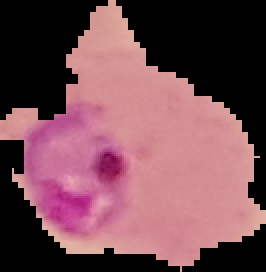
#> input picture Miniproyecto 2/Train/P4.png, 133 x 136 px (shown 2 times larger); its folder holds only this picture in this run
$ python main_201730655_201713127.py
#> lines starting #> are read from the running program, lines starting #| are printed output that depends on the picture
import os
import glob
import requests
import cv2
import numpy as np
import skimage.io as io
import matplotlib.pyplot as plt
from skimage.color import rgb2gray
import scipy as sp
from skimage.color import rgb2gray
from skimage.filters import threshold_otsu
from skimage.filters.rank import percentile
from scipy.io import loadmat
from sklearn.metrics import jaccard_score as jaccard
from sklearn.metrics import mean_squared_error
import nibabel as nib


# [15 lines of commented-out code are left out]
one = np.ones((5,5))
tf = 1/25 * one
hf = [[-1, -2, -1], [0, 0, 0], [1, 2, 1]]
vf = [[1, 0, -1], [2, 0, -2], [1, 0, -1]]

def MyCorrelation_201730655_201713127(image, kernel, boundary_condition):
    correlated_image = np.zeros(image.shape[0]+(2*((kernel.shape[0]+1)/2)),image.shape[1]+(2*((kernel.shape[1]+1)/2)))

# ahora a hacer el correlate2d artesanal
# def MyCorrelation_201730655_201713127(image, kernel):

#     # se va a separar la función con las condiciones de frontera de la parte algorítmica únicamente de la correlación
#     def algor_corr(imag, kerne):
#     # size = imag.shape # x -> 1, y -> 0
#         size = [len(imag), len(imag[0])]


#     # nueva imagen con todos los valores en 1
#         new_img = np.ones((size[1], size[0]))

#     # coordenada para las filas
#         j = 0
#         while j < (size[1] - (len(kerne) - 1)):
#             for i in range((size[0] - (len(kerne)-1))):
#                 suma = 0
#                 for k in range(len(kerne)):
#                     for l in range(len(kerne)):
#                     # se iguala el valor del pixel de la imagen nueva a la multiplicación de los pixeles en esas coordenadas
#                     # de la imagen base y el kernel para todos los puntos del kernel
#                         suma += imag[i+k][j+l] * kerne[k][l]
#                 new_img[i+len(kerne)//2][j+len(kerne)//2] = suma
#             j+=1

#         return new_img

#     im_final = []


#     # se pasa la imagen a formato de lista (este paso se realizará en todos los casos de fronteras)
#     a = image.tolist()

#     size_m = len(a)
#     ker = kernel
#     len_ker_1 = len(ker)-1

#     # los siguientes ciclos añadirán 2 ceros en todas las direcciones de los bordes de la matriz
#     for i in range(len_ker_1):
#         a.append(np.zeros((size_m,), dtype='int').tolist())
#         a.insert(0, np.zeros((size_m,), dtype='int').tolist())

#     nsize = len(a)

#     for i in range(nsize):
#         for j in range(len_ker_1):
#             a[i].append(0)
#             a[i].insert(0,0)

#     # se iguala la imagen nueva y se ajusta el tamaño
#     im_final = algor_corr(a, kernel)[1:-1, 1:-1]
#     return im_final


# def MyCorrelation_201730655_201713127(image, kernel, boundary_condition):

#     # se va a separar la función con las condiciones de frontera de la parte algorítmica únicamente de la correlación
#     def algor_corr(imag, kerne):
#     # size = imag.shape # x -> 1, y -> 0
#         size = [len(imag), len(imag[0])]
#     # nueva imagen con todos los valores en 1
#         new_img = np.ones((size[1], size[0]))

#     # coordenada para las filas
#         j = 0
#         while j < (size[0] - (len(kerne) - 1)):
#             for i in range((size[1] - (len(kerne)-1))):
#                 suma = 0
#                 for k in range(len(kerne)):
#                     for l in range(len(kerne)):
#                     # se iguala el valor del pixel de la imagen nueva a la multiplicación de los pixeles en esas coordenadas
#                     # de la imagen base y el kernel para todos los puntos del kernel
#                         suma += imag[i+k][j+l] * kerne[k][l]
#                 new_img[i+len(kerne)//2][j+len(kerne)//2] = suma
#             j+=1

#         return new_img

#     im_final = []

#     # condición para el valor de frontera 'fill'
#     if(boundary_condition == 'fill'):
#         # se pasa la imagen a formato de lista (este paso se realizará en todos los casos de fronteras)
#         a = image.tolist()

#         size_m = len(a)
#         ker = kernel
#         len_ker_1 = len(ker)-1

#         # los siguientes ciclos añadirán 2 ceros en todas las direcciones de los bordes de la matriz
#         for i in range(len_ker_1):
#             a.append(np.zeros((size_m,), dtype='int').tolist())
#             a.insert(0, np.zeros((size_m,), dtype='int').tolist())

#         nsize = len(a)

#         for i in range(nsize):
#             for j in range(len_ker_1):
#                 a[i].append(0)
#                 a[i].insert(0,0)

#         # se iguala la imagen nueva y se ajusta el tamaño
#         im_final = algor_corr(a, kernel)[1:-1, 1:-1]

#     # condición para el valor de frontera 'wrap'
#     elif (boundary_condition == 'wrap'):

#         a = image.tolist()

#         # se procede a reflejar las dos primeras y últimas filas y columnas como condiciones de frontera (como si siguiera la imagen infinitamente)
#         a.insert(0, a[-1])
#         a.insert(0, a[-2])
#         a.append(a[2])
#         a.append(a[3])

#         for i in range(len(a[0])):
#             a[i].insert(0, a[i][-1])
#             a[i].insert(0, a[i][-2])
#             a[i].append(a[i][2])
#             a[i].append(a[i][3])
#         # se obtiene la imagen final y se ajusta el tamaño
#         im_final = algor_corr(a, kernel)[1:-1, 1:-1]

#     # condición para el valor de frontera 'valid'
#     elif (boundary_condition == 'valid'):
#         a = image.tolist()

#         size_ms= len(a)
#         # se repiten la primera y última fila y columna
#         a.insert(-1, a[-1])
#         a.insert(0, a[0])

#         for i in range(len(a)):
#             a[i].insert(0, a[i][0])
#             a[i].append(a[i][-1])
#         # se obtiene la imagen final y se ajusta el tamaño
#         im_final = algor_corr(a, kernel)[2:-2, 2:-2]

#     return im_final


# # se carga la matriz groundtruth
# mat = os.path.join("lab_analisis\mini_proy_2", "ccorrelation_test.mat")
# anot = loadmat(mat)
# matrix = anot['matrix']
# mat_kernel = anot['kernel']


# # se prueban los filtros con las diferentes condiciones de frontera para el kernel dado de dimensiones 5x5
# filt_mat = MyCorrelation_201730655_201713127(matrix, mat_kernel, 'fill')
# cor2_mat = sp.signal.correlate2d(matrix, mat_kernel, boundary='fill')

# filt_mat_w = MyCorrelation_201730655_201713127(matrix, mat_kernel, 'wrap')
# cor2_mat_w = sp.signal.correlate2d(matrix, mat_kernel, boundary='wrap')

# cor2_mat_s = sp.signal.correlate2d(matrix, mat_kernel, mode='valid')
# filt_mat_s = MyCorrelation_201730655_201713127(matrix, mat_kernel, 'valid')


# # se genera el subplot comparando los filtros realizados con MyCorrelate con la funcion correlate2d
# figs, axs = plt.subplots(2,4, figsize=(15, 8))
# figs.tight_layout(pad=3.0)

# axs[0][0].imshow(matrix, cmap='gray')
# axs[0][0].set_title('matriz original')

# figs.delaxes(axs[1,0])

# axs[0][1].imshow(filt_mat, cmap='gray')
# axs[0][1].set_title('Fill MyCorrelation')

# axs[1][1].imshow(cor2_mat, cmap='gray')
# axs[1][1].set_title('Fill correlate2d')

# axs[0, 2].imshow(filt_mat_w, cmap='gray')
# axs[0, 2].set_title('Wrap MyCorrelation')

# axs[1,2].imshow(cor2_mat_w, cmap='gray')
# axs[1,2].set_title('Wrap correlate2d')

# axs[0, 3].imshow(filt_mat_s, cmap='gray')
# axs[0, 3].set_title('Valid MyCorrelation')

# axs[1,3].imshow(cor2_mat_s, cmap='gray')
# axs[1,3].set_title('Valid correlate2d')

# plt.savefig("correlate2dvsMyCorrelate.jpg")
# plt.show()

# input('press enter to continue...')

# # filtro con Mycorrelation (se eligió el filtro 3c) para la imagen 'daisy.jpg'
# my_hf = MyCorrelation_201730655_201713127(daisy, hf, 'fill')
# corr2_hf = sp.signal.correlate2d(daisy, hf, boundary='fill')

# # se genera el subplot para la comparación de la implementación de MyCorrelation vs correlate2d
# figs, axs = plt.subplots(1, 3, figsize=(15, 8))
# figs.tight_layout(pad=3.0)

# axs[0].imshow(daisy, cmap='gray')
# axs[0].set_title('imagen daisy original')
# axs[0].axis('off')

# axs[1].imshow(my_hf, cmap='gray')
# axs[1].set_title('Fill 3c daisy MyCorrelation')
# axs[1].axis('off')

# axs[2].imshow(corr2_hf, cmap='gray')
# axs[2].set_title('Fill 3c daisy correlate2d')
# axs[2].axis('off')

# plt.savefig("filtro3cComparacion.jpg")
# plt.show()

# input('press enter to continue...')

# # error cuadratico medio para el filtro anterior
# print(mean_squared_error(my_hf, corr2_hf))


# # filtro con Mycorrelation (con los filtros 3a, 3b) para la imagen 'noisy_daisy.jpg'
# my_ones = MyCorrelation_201730655_201713127(noisy_daisy, one, 'fill')
# corr2_ones = sp.signal.correlate2d(noisy_daisy, one, boundary='fill')

# my_tf = MyCorrelation_201730655_201713127(noisy_daisy, tf, 'fill')
# corr2_tf = sp.signal.correlate2d(noisy_daisy, tf, boundary='fill')

# # se genera el subplot para la comparación de la implementación de MyCorrelation vs correlate2d para los filtros 3a y 3b
# figs, axs = plt.subplots(2, 3, figsize=(15, 8))
# figs.tight_layout(pad=3.0)

# axs[0,0].imshow(noisy_daisy, cmap='gray')
# axs[0,0].set_title('imagen noisy_daisy original')
# axs[0,0].axis('off')

# figs.delaxes(axs[1,0])

# axs[0,1].imshow(my_ones, cmap='gray')
# axs[0,1].set_title('Fill 3a noisy_daisy MyCorrelation')
# axs[0,1].axis('off')

# axs[1,1].imshow(corr2_ones, cmap='gray')
# axs[1,1].set_title('Fill 3a noisy_daisy correlate2d')
# axs[1,1].axis('off')

# axs[0,2].imshow(my_tf, cmap='gray')
# axs[0,2].set_title('Fill 3b noisy_daisy MyCorrelation')
# axs[0,2].axis('off')

# axs[1,2].imshow(corr2_tf, cmap='gray')
# axs[1,2].set_title('Fill 3b noisy_daisy correlate2d')
# axs[1,2].axis('off')

# plt.savefig("3a3bcompara.jpg")
# plt.show()

# input('press enter to continue...')


# # aplicando kernel gaussiano
# gauss = gaussian_kernel(5, 1)

# my_gauss_1 = MyCorrelation_201730655_201713127(noisy_daisy, gauss, 'fill')
# corr2_gauss_1 = sp.signal.correlate2d(noisy_daisy, gauss, boundary='fill')

# # visualización del kernel gaussiano junto al kernel 3a
# figs, axs = plt.subplots(2, 2, figsize=(10, 8))
# figs.tight_layout(pad=3.0)

# axs[0,0].imshow(my_gauss_1, cmap='gray')
# axs[0,0].set_title('gauss5x5_1 noisy_daisy MyCorrelation')
# axs[0,0].axis('off')

# axs[1,0].imshow(corr2_gauss_1, cmap='gray')
# axs[1,0].set_title('gauss5x5_1 noisy_daisy correlate2d')
# axs[1,0].axis('off')

# axs[0,1].imshow(my_ones, cmap='gray')
# axs[0,1].set_title('Fill 3a noisy_daisy MyCorrelation')
# axs[0,1].axis('off')

# axs[1,1].imshow(corr2_ones, cmap='gray')
# axs[1,1].set_title('Fill 3a noisy_daisy correlate2d')
# axs[1,1].axis('off')

# plt.savefig("gaussvs3a.jpg")
# plt.show()

# input('press enter to continue...')


# # 3 filtros gaussianos con tamaño fijo y sigma variable
# gauss_3 = gaussian_kernel(5, 3)
# gauss_7 = gaussian_kernel(5, 7)
# gauss_11 = gaussian_kernel(5, 11)

# my_gauss_3 = MyCorrelation_201730655_201713127(noisy_daisy, gauss_3, 'fill')
# my_gauss_7 = MyCorrelation_201730655_201713127(noisy_daisy, gauss_7, 'fill')
# my_gauss_11 = MyCorrelation_201730655_201713127(noisy_daisy, gauss_11, 'fill')

# # visualización de los 3 filtros gaussianos con igual tamaño y sigma diferente
# figs, axs = plt.subplots(1, 3, figsize=(15, 6))
# figs.tight_layout(pad=3.0)

# axs[0].imshow(my_gauss_3, cmap='gray')
# axs[0].set_title('gauss5x5_3 noisy_daisy MyCorrelation')
# axs[0].axis('off')

# axs[1].imshow(my_gauss_7, cmap='gray')
# axs[1].set_title('gauss5x5_7 noisy_daisy MyCorrelation')
# axs[1].axis('off')

# axs[2].imshow(my_gauss_11, cmap='gray')
# axs[2].set_title('gauss5x5_7 noisy_daisy MyCorrelation')
# axs[2].axis('off')

# plt.savefig("3gaussmismot.jpg")
# plt.show()

# input('press enter to continue...')


# # 3 filtros gaussianos con sigma fijo y tamaño variable
# gauss_t1 = gaussian_kernel(3, 1)
# gauss_t2 = gaussian_kernel(7, 1)
# gauss_t3 = gaussian_kernel(11, 1)

# my_gauss_t1 = MyCorrelation_201730655_201713127(noisy_daisy, gauss_t1, 'fill')
# my_gauss_t2 = MyCorrelation_201730655_201713127(noisy_daisy, gauss_t2, 'fill')
# my_gauss_t3 = MyCorrelation_201730655_201713127(noisy_daisy, gauss_t3, 'fill')

# # visualización de los 3 filtros gaussianos con igual tamaño y sigma diferente
# figs, axs = plt.subplots(1, 3, figsize=(15, 6))
# figs.tight_layout(pad=3.0)

# axs[0].imshow(my_gauss_t1, cmap='gray')
# axs[0].set_title('gauss3x3_1 noisy_daisy MyCorrelation')
# axs[0].axis('off')

# axs[1].imshow(my_gauss_t2, cmap='gray')
# axs[1].set_title('gauss7x7_1 noisy_daisy MyCorrelation')
# axs[1].axis('off')

# axs[2].imshow(my_gauss_t3, cmap='gray')
# axs[2].set_title('gauss11x11_1 noisy_daisy MyCorrelation')
# axs[2].axis('off')

# plt.savefig("3gaussmismos.jpg")
# plt.show()

# input('press enter to continue...')


# # reproducción de la figura 4 con los filtros 3c y 3d
# #3d
# my_vf = MyCorrelation_201730655_201713127(daisy, vf, 'fill')
# # en un punto anterior se realizó la cross-correlación con el filtro 3c

# # se genera el subplot para la reproducción de la figura 4
# figs, axs = plt.subplots(1, 2, figsize=(10, 8))
# figs.tight_layout(pad=3.0)

# axs[0].imshow(my_vf, cmap='gray')
# axs[0].set_title('Fill 3d daisy MyCorrelation')
# axs[0].axis('off')

# axs[1].imshow(my_hf, cmap='gray')
# axs[1].set_title('Fill 3c daisy MyCorrelation')
# axs[1].axis('off')

# plt.savefig("figura4repro.jpg")
# plt.show()

# input('press enter to continue...')


# # se procede a reproducir las imágenes de la figura 5 únicamente con filtro gaussiano y con los kernels 3c y 3d
# gauss_4 = gaussian_kernel(5, 4)
# my_gauss_4 = MyCorrelation_201730655_201713127(noisy_daisy, gauss_4, 'fill')
# f5_a = my_hf * my_vf

# plt.imshow(f5_a, cmap='gray')

# plt.show()


# # REFERENCIAS

# # --> correlate2d: https://docs.scipy.org/doc/scipy/reference/generated/scipy.signal.correlate2d.html


#PROBLEMA BIOMEDICO
#Ruta de la imagen
df_Train = glob.glob(os.path.join('Train','*.png'))
print(df_Train)

imagenes = []
for i in range(0,len(df_Train)):
    imagenes.append(rgb2gray(io.imread(df_Train[i])))

for i in range(0,len(imagenes)):
    imagenes[i] = 255*imagenes[i]
    imagenes[i] = imagenes[i].astype(np.uint8)
#> this loop made 1 pass
#> after the loop, imagenes = 1 item

#Equalización de histograma
def MyHistEq_201730655_201713127(hist):

    histeq = hist
    comparacion = np.arange(256)
    cant_num = 0
    cant_pixel = []
    pixeles = []
    proba = []
    Sk =[]
    table = {}

    #Cuenta de los pixeles con la misma intensidad
    for i in range(0,len(comparacion)):
        cant_num = np.count_nonzero(hist == comparacion[i])
        if cant_num != 0:
            cant_pixel.append(cant_num)
            pixeles.append(comparacion[i])

    suma = 0
    aux = 0
    #Calculo de Sk
    for i in range(0,len(cant_pixel)):
        proba.append(cant_pixel[i]/len(hist))
        suma = cant_pixel[i] + aux
        Sk.append(np.round(((256-1)/len(hist))*suma))
        aux = suma

    #Nuevo histograma
    for i in range(0,len(histeq)):
        for j in range(0,len(pixeles)):
            if histeq[i]==pixeles[j]:
                histeq[i] = Sk[j]
                break


    for i in range(0,len(hist)):
        table[str(hist[i])] = str(histeq[i])

    return histeq, table


#Histograma target
hist_img1_target = MyHistEq_201730655_201713127(imagenes[0].flatten())[0]
#> in MyHistEq_201730655_201713127, `histeq = hist`: histeq = 18088 values, max 189 at index 16128, min 0 at index 0, mean 84.34
#> the loop in MyHistEq_201730655_201713127, `for i in range(0,len(comparacion)):` made 256 passes
#> cant_num on passes 1 to 3: 7890, 0, 0
#> after the loop in MyHistEq_201730655_201713127, `for i in range(0,len(comparacion)):`: cant_pixel = 152 values, max 7890 at index 0, min 1 at index 1, mean 119; pixeles = 152 values from 0 to 189
#> the loop in MyHistEq_201730655_201713127, `for i in range(0,len(cant_pixel)):` made 152 passes
#> (suma, aux) on passes 1 to 3: (7890, 7890), (7891, 7891), (7893, 7893)
#> after the loop in MyHistEq_201730655_201713127, `for i in range(0,len(cant_pixel)):`: Sk = 152 values from 111 to 255; proba = 152 values, max 0.436 at index 0, min 5.53e-05 at index 1, mean 0.00658
#> after the loop in MyHistEq_201730655_201713127, `for i in range(0,len(histeq)):`: histeq = 18088 values, max 255 at index 14097, min 111 at index 0, mean 152.9
#> after the loop in MyHistEq_201730655_201713127, `for i in range(0,len(hist)):`: table = 69 items
#> hist_img1_target has the same summary as histeq in MyHistEq_201730655_201713127
for i in range(0,len(hist_img1_target)):
    if hist_img1_target[i] < 170:
        hist_img1_target[i] = 170
    elif hist_img1_target[i] > 230:
        hist_img1_target[i] = 230
#> after the loop, hist_img1_target = 18088 values, max 230 at index 54, min 170 at index 0, mean 183.9


#Especificacion
def MyHistEsp_201730655_201713127(image, target_hist):
    eq_target_hist = MyHistEq_201730655_201713127(target_hist)[0]
    eq_image = MyHistEq_201730655_201713127(image)[0]
    Sk =[]
    Vq = []
    pixeles_th = []
    pixeles_eqim = []
    new_pixeles = []
    cant_num = 0
    comparacion = np.arange(256)
    new_image = eq_image
    for i in range(0,len(comparacion)):
        cant_num = np.count_nonzero(eq_target_hist == comparacion[i])
        if cant_num != 0:
            pixeles_th.append(comparacion[i])

    cant_num = 0
    for i in range(0,len(comparacion)):
        cant_num = np.count_nonzero(eq_image == comparacion[i])
        if cant_num != 0:
            pixeles_eqim.append(comparacion[i])
            new_pixeles.append(comparacion[i])


    for i in  range(0,len(pixeles_eqim)):
        for j in range(0,len(pixeles_th)):
            if pixeles_eqim[i] <= pixeles_th[j]:
                new_pixeles[i] = pixeles_th[j]
                break

    for i in range(0,len(new_image)):
        for j in range(0,len(new_pixeles)):
            if new_image[i]==pixeles_eqim[j]:
                new_image[i] = new_pixeles[j]
                break

    return new_image

imagen1_eq = np.reshape(MyHistEq_201730655_201713127(imagenes[0].flatten())[0],(imagenes[0].shape[0],imagenes[0].shape[1]))
#> the loop in MyHistEq_201730655_201713127 (call 2), `for i in range(0,len(comparacion)):` made 256 passes
#> the loop in MyHistEq_201730655_201713127 (call 2), `for i in range(0,len(cant_pixel)):` made 152 passes
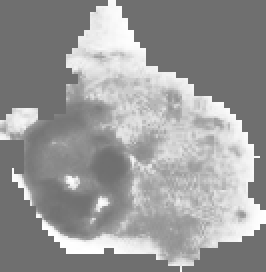
#> imagen1_eq: shape (136, 133) (shown 2 times larger); min 111, max 255, mean 152.9
imagen1_esp = np.reshape(MyHistEsp_201730655_201713127(imagenes[0].flatten(),hist_img1_target),(imagenes[0].shape[0],imagenes[0].shape[1]))
#> in MyHistEsp_201730655_201713127, `eq_target_hist = MyHistEq_201730655_201713127(target_hist)[0]`: eq_target_hist = 18088 values, max 255 at index 54, min 167 at index 0, mean 184.6
#> the loop in MyHistEsp_201730655_201713127, `for i in  range(0,len(pixeles_eqim)):` made 69 passes
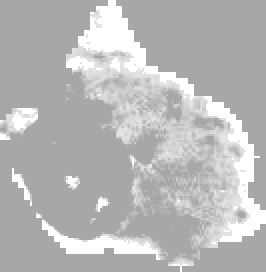
#> imagen1_esp: shape (136, 133) (shown 2 times larger); min 167, max 255, mean 184.6


# #Gráfica
# input("Press Enter to continue...")
# figx, ax1 = plt.subplots(4, 2, figsize=(10, 12), gridspec_kw={'wspace':0.5,'hspace':0.7})
# ax1[0][0].set_title('Target hist')
# ax1[0][0].hist(hist_img1_target,bins=255)
# ax1[1][0].set_title('Imágen original')
# ax1[1][0].imshow(imagenes[0], cmap='gray')
# ax1[1][0].axis('off')
# ax1[2][0].set_title('Imagen equalizada')
# ax1[2][0].imshow(imagen1_eq, cmap = 'gray')
# ax1[2][0].axis('off')
# ax1[3][0].set_title('Imagen especificada')
# ax1[3][0].imshow(imagen1_esp,cmap='gray')
# ax1[3][0].axis('off')
# ax1[0][1].axis('off')
# ax1[1][1].set_title('Histograma')
# ax1[1][1].hist(imagenes[0].flatten(), bins=255)
# ax1[2][1].set_title('Histograma equalizado')
# ax1[2][1].hist(MyHistEq_201730655_201713127(imagenes[0].flatten())[0],bins=255)
# ax1[3][1].set_title('Histograma especificado')
# ax1[3][1].hist(imagen1_esp.flatten(),bins=255)
# plt.show()

# # #Gráfica2
# # imagen2_eq = np.reshape(MyHistEq_201730655_201713127(imagenes[1].flatten())[0],(163,136))
# # input("Press Enter to continue...")
# # fig2, ax2 = plt.subplots(4, 2, figsize=(10, 12), gridspec_kw={'wspace':0.5,'hspace':0.7})
# # ax2[0][0].set_title('Target hist')
# # ax2[0][0].hist(tar_hist,bins=255)
# # ax2[1][0].set_title('Imágen original')
# # ax2[1][0].imshow(imagenes[1], cmap='gray')
# # ax2[1][0].axis('off')
# # ax2[2][0].set_title('Imagen equalizada')
# # ax2[2][0].imshow(imagen2_eq, cmap = 'gray')
# # ax2[2][0].axis('off')
# # ax2[3][0].set_title('Imagen especificada')
# # # ax1[3][0].imshow(imagen_eq)
# # ax2[3][0].axis('off')
# # # ax1[0][1].set_title('Histograma equalizado')
# # # ax1[0][1].hist()
# # ax2[0][1].axis('off')
# # ax2[1][1].set_title('Histograma')
# # ax2[1][1].hist(imagenes[1].flatten(), bins=255)
# # ax2[2][1].set_title('Histograma equalizado')
# # ax2[2][1].hist(MyHistEq_201730655_201713127(imagenes[1].flatten())[0],bins=255)
# # ax2[3][1].set_title('Histograma especificado')
# # # ax1[3][1].hist()
# # ax2[3][1].axis('off')
# # plt.show()

#PARTE 2
# imagen1_eq = np.reshape(MyHistEq_201730655_201713127(imagenes[0].flatten())[0],(imagenes[0].shape[0],imagenes[0].shape[1]))
# imagen2_eq = np.reshape(MyHistEq_201730655_201713127(imagenes[1].flatten())[0],(imagenes[1].shape[0],imagenes[1].shape[1]))

# # imagen1_cor = sp.signal.correlate2d(imagen1_eq, hf, boundary='fill')
# # imagen2_cor = sp.signal.correlate2d(imagen2_eq, hf, boundary='fill')
# # plt.imshow(imagen1_cor,cmap='gray')
# # plt.show()
# # plt.imshow(imagen2_cor,cmap='gray')
# # plt.show()
# imagen1_corart = MyCorrelation_201730655_201713127(imagen1_eq, hf)
# imagen2_corart = MyCorrelation_201730655_201713127(imagen2_eq, hf)
# plt.imshow(imagen1_corart,cmap='gray')
# plt.show()
# plt.imshow(imagen2_corart,cmap='gray')
# plt.show()
